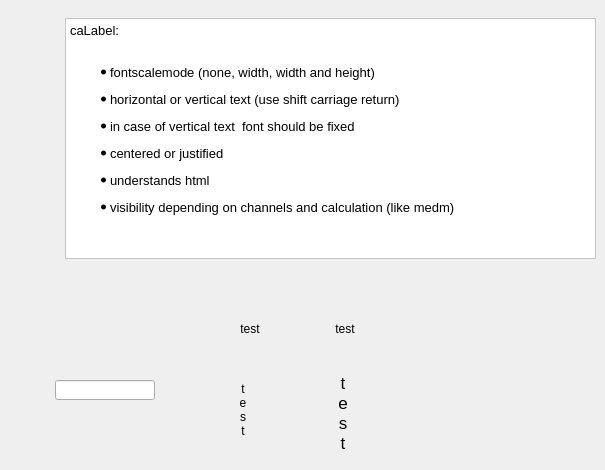
      <widget class="QWidget" name="tab">
       <attribute name="title">
        <string>caLabel</string>
       </attribute>
       <widget class="caLabel" name="calabel">
        <property name="geometry">
         <rect>
          <x>235</x>
          <y>370</y>
          <width>16</width>
          <height>81</height>
         </rect>
        </property>
        <property name="text">
         <string>&lt;html&gt;&lt;head/&gt;&lt;body&gt;&lt;p align=&quot;center&quot;&gt;t&lt;br/&gt;e&lt;br/&gt;s&lt;br/&gt;t&lt;/p&gt;&lt;/body&gt;&lt;/html&gt;</string>
        </property>
       </widget>
       <widget class="caLabel" name="calabel_2">
        <property name="geometry">
         <rect>
          <x>205</x>
          <y>315</y>
          <width>90</width>
          <height>28</height>
         </rect>
        </property>
        <property name="text">
         <string>test</string>
        </property>
        <property name="alignment">
         <set>Qt::AlignCenter</set>
        </property>
        <property name="fontScaleMode">
         <enum>ESimpleLabel::WidthAndHeight</enum>
        </property>
        <property name="colorMode">
         <enum>caLabel::Alarm</enum>
        </property>
        <property name="visibility">
         <enum>caLabel::IfZero</enum>
        </property>
        <property name="visibilityCalc">
         <string notr="true"/>
        </property>
        <property name="channel" stdset="0">
         <string notr="true">QTDM:COUNT:1</string>
        </property>
       </widget>
       <widget class="QTextEdit" name="textEdit">
        <property name="geometry">
         <rect>
          <x>65</x>
          <y>18</y>
          <width>531</width>
          <height>241</height>
         </rect>
        </property>
        <property name="styleSheet">
         <string notr="true">
QWidget {background: white;} </string>
        </property>
        <property name="html">
         <string>&lt;!DOCTYPE HTML PUBLIC &quot;-//W3C//DTD HTML 4.0//EN&quot; &quot;http://www.w3.org/TR/REC-html40/strict.dtd&quot;&gt;
&lt;html&gt;&lt;head&gt;&lt;meta name=&quot;qrichtext&quot; content=&quot;1&quot; /&gt;&lt;style type=&quot;text/css&quot;&gt;
p, li { white-space: pre-wrap; }
&lt;/style&gt;&lt;/head&gt;&lt;body style=&quot; font-family:'Sans Serif'; font-size:9pt; font-weight:400; font-style:normal;&quot;&gt;
&lt;p style=&quot; margin-top:0px; margin-bottom:0px; margin-left:0px; margin-right:0px; -qt-block-indent:0; text-indent:0px;&quot;&gt;&lt;span style=&quot; font-size:10pt;&quot;&gt;caLabel: &lt;/span&gt;&lt;/p&gt;
&lt;p style=&quot;-qt-paragraph-type:empty; margin-top:0px; margin-bottom:0px; margin-left:0px; margin-right:0px; -qt-block-indent:0; text-indent:0px; font-size:10pt;&quot;&gt;&lt;br /&gt;&lt;/p&gt;
&lt;ul style=&quot;margin-top: 0px; margin-bottom: 0px; margin-left: 0px; margin-right: 0px; -qt-list-indent: 1;&quot;&gt;&lt;li style=&quot; font-size:10pt;&quot; style=&quot; margin-top:12px; margin-bottom:0px; margin-left:0px; margin-right:0px; -qt-block-indent:0; text-indent:0px;&quot;&gt;fontscalemode (none, width, width and height)&lt;/li&gt;
&lt;li style=&quot; font-size:10pt;&quot; style=&quot; margin-top:12px; margin-bottom:0px; margin-left:0px; margin-right:0px; -qt-block-indent:0; text-indent:0px;&quot;&gt;horizontal or vertical text (use shift carriage return)&lt;/li&gt;
&lt;li style=&quot; font-size:10pt;&quot; style=&quot; margin-top:12px; margin-bottom:0px; margin-left:0px; margin-right:0px; -qt-block-indent:0; text-indent:0px;&quot;&gt;in case of vertical text  font should be fixed&lt;/li&gt;
&lt;li style=&quot; font-size:10pt;&quot; style=&quot; margin-top:12px; margin-bottom:0px; margin-left:0px; margin-right:0px; -qt-block-indent:0; text-indent:0px;&quot;&gt;centered or justified&lt;/li&gt;
&lt;li style=&quot; font-size:10pt;&quot; style=&quot; margin-top:12px; margin-bottom:0px; margin-left:0px; margin-right:0px; -qt-block-indent:0; text-indent:0px;&quot;&gt;understands html&lt;/li&gt;
&lt;li style=&quot; font-size:10pt;&quot; style=&quot; margin-top:12px; margin-bottom:0px; margin-left:0px; margin-right:0px; -qt-block-indent:0; text-indent:0px;&quot;&gt;visibility depending on channels and calculation (like medm)&lt;/li&gt;&lt;/ul&gt;
&lt;p style=&quot;-qt-paragraph-type:empty; margin-top:0px; margin-bottom:0px; margin-left:0px; margin-right:0px; -qt-block-indent:0; text-indent:0px; font-size:10pt;&quot;&gt;&lt;br /&gt;&lt;/p&gt;&lt;/body&gt;&lt;/html&gt;</string>
        </property>
       </widget>
       <widget class="caLabel" name="calabel_4">
        <property name="geometry">
         <rect>
          <x>300</x>
          <y>315</y>
          <width>90</width>
          <height>28</height>
         </rect>
        </property>
        <property name="text">
         <string>test</string>
        </property>
        <property name="alignment">
         <set>Qt::AlignCenter</set>
        </property>
        <property name="fontScaleMode">
         <enum>ESimpleLabel::WidthAndHeight</enum>
        </property>
        <property name="background">
         <color alpha="0">
          <red>160</red>
          <green>160</green>
          <blue>164</blue>
         </color>
        </property>
       </widget>
       <widget class="caLabel" name="calabel_3">
        <property name="geometry">
         <rect>
          <x>335</x>
          <y>365</y>
          <width>16</width>
          <height>96</height>
         </rect>
        </property>
        <property name="font">
         <font>
          <pointsize>13</pointsize>
         </font>
        </property>
        <property name="text">
         <string>&lt;html&gt;&lt;head/&gt;&lt;body&gt;&lt;p align=&quot;center&quot;&gt;t&lt;br/&gt;e&lt;br/&gt;s&lt;br/&gt;t&lt;/p&gt;&lt;/body&gt;&lt;/html&gt;</string>
        </property>
        <property name="fontScaleMode">
         <enum>ESimpleLabel::None</enum>
        </property>
        <property name="background">
         <color alpha="0">
          <red>160</red>
          <green>160</green>
          <blue>164</blue>
         </color>
        </property>
       </widget>
       <widget class="caLineEdit" name="calineedit_3">
        <property name="geometry">
         <rect>
          <x>55</x>
          <y>380</y>
          <width>100</width>
          <height>20</height>
         </rect>
        </property>
        <property name="channel" stdset="0">
         <string notr="true">QTDM:COUNT:1</string>
        </property>
        <property name="background">
         <color>
          <red>255</red>
          <green>255</green>
          <blue>255</blue>
         </color>
        </property>
        <property name="colorMode">
         <enum>caLineEdit::Static</enum>
        </property>
        <property name="precisionMode">
         <enum>caLineEdit::User</enum>
        </property>
        <property name="unitsEnabled">
         <bool>true</bool>
        </property>
       </widget>
      </widget>
